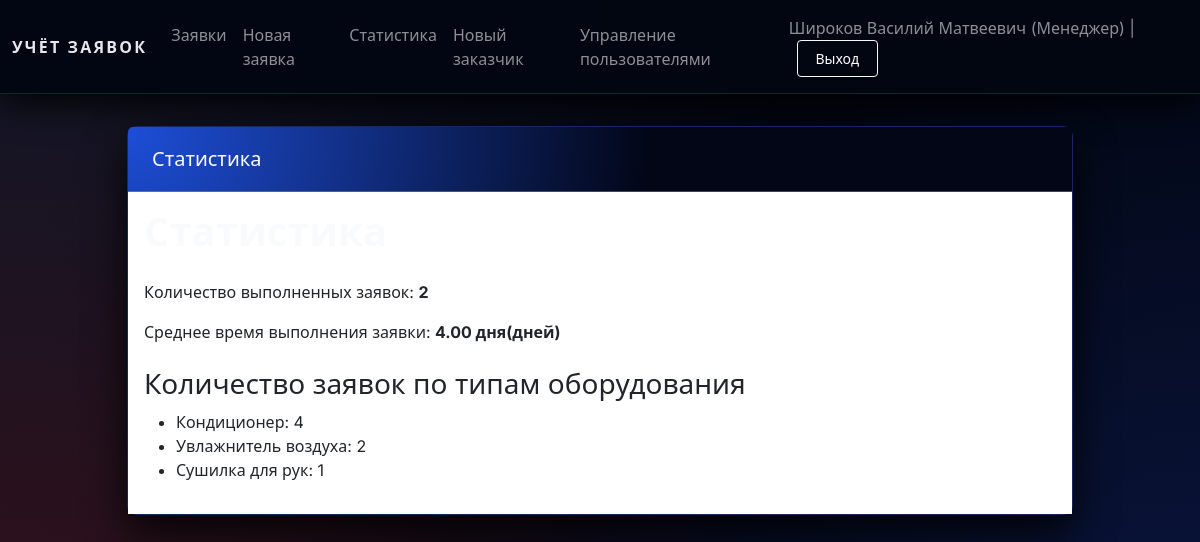
/stats (signed in), run on the app's committed database.
### tables this page shows
CREATE TABLE requests (
            request_id INTEGER PRIMARY KEY AUTOINCREMENT,
            request_number TEXT UNIQUE,
            start_date TEXT NOT NULL,
            climate_tech_type TEXT NOT NULL,
            climate_tech_model TEXT NOT NULL,
            problem_description TEXT NOT NULL,
            request_status TEXT NOT NULL DEFAULT 'Новая заявка' CHECK (
                request_status IN ('Новая заявка', 'В процессе ремонта', 'Ожидание комплектующих',
                                    'Готова к выдаче', 'Завершена', 'Отменена')
            ),
            priority TEXT DEFAULT 'Средний' CHECK (priority IN ('Низкий', 'Средний', 'Высокий', 'Критичный')),
            completion_date TEXT,
            repair_parts TEXT,
            estimated_time INTEGER,

            master_id INTEGER REFERENCES users(user_id) ON DELETE SET NULL,
            client_id INTEGER NOT NULL REFERENCES users(user_id) ON DELETE CASCADE,
            quality_manager_id INTEGER REFERENCES users(user_id) ON DELETE SET NULL,

            deadline_extension TEXT,
            extension_reason TEXT,
            customer_agreement INTEGER DEFAULT 0,

            qr_code_generated INTEGER DEFAULT 0,
            qr_code_token TEXT UNIQUE,
            feedback_received INTEGER DEFAULT 0,

            created_at TEXT DEFAULT (DATETIME('now')),
            updated_at TEXT DEFAULT (DATETIME('now'))
        );

### web_app.py (the view)
    def wrapper(*args, **kwargs):
        if "user" not in session:
            return redirect(url_for("login"))
        return view_func(*args, **kwargs)

### web_app.py (called while the page is built)
def get_connection():
    if not os.path.exists(DB_NAME):
        raise FileNotFoundError(
            f"Файл базы данных '{DB_NAME}' не найден. "
            f"Сначала запустите 'test.py' для создания БД."
        )
    conn = sqlite3.connect(DB_NAME)
    conn.row_factory = sqlite3.Row
    return conn

def login_required(view_func):
    def wrapper(*args, **kwargs):
        if "user" not in session:
            return redirect(url_for("login"))
        return view_func(*args, **kwargs)
    wrapper.__name__ = view_func.__name__
    return wrapper

### templates/stats.html (shortened to what this page needs)
{% extends "base.html" %}
{% block header %}Статистика{% endblock %}
{% block content %}
<h1>Статистика</h1>
<p>Количество выполненных заявок: <strong>{{ finished_count }}</strong></p>
{% if avg_days_str %}
<p>Среднее время выполнения заявки: <strong>{{ avg_days_str }} дня(дней)</strong></p>
{% else %}
<p>Недостаточно данных для расчета среднего времени выполнения заявок.</p>
{% endif %}
<h3 class="mt-4">Количество заявок по типам оборудования</h3>
{% if type_rows %}
<ul>
  {% for r in type_rows %}
  <li>{{ r.climate_tech_type }}: {{ r.cnt }}</li>
  {% endfor %}
</ul>
{% else %}
<p>Заявок пока нет.</p>
{% endif %}
{% endblock %}

### static/styles.css (style rules this page uses)
* { box-sizing: border-box; }
body { min-height: 100vh; font-family: 'Inter', system-ui, -apple-system, BlinkMacSystemFont, 'Segoe UI', sans-serif; color: #e5e7eb; background-color: #020617; background-image: radial-gradient(circle at 0 0, rgba(148, 163, 184, 0.10) 0, transparent 55%), radial-gradient(circle at 100% 100%, rgba(30, 64, 175, 0.30) 0, transparent 55%), radial-gradient(circle at 0 100%, rgba(220, 38, 38, 0.25) 0, transparent 55%), linear-gradient(135deg, #020617 0%, #030712 45%, #020617 100%); background-attachment: fixed; }
h1 { color: #f9fafb; font-weight: 600; margin-bottom: 1.5rem; }

### data on the page
requests: climate_tech_type "Увлажнитель воздуха", cnt "2"
requests: climate_tech_type "Сушилка для рук", cnt "1"

### other printed values
{{ current_user['fio'] }} "Широков Василий Матвеевич"
{{ current_user['user_type'] }} "Менеджер"
{{ finished_count }} "2"
{{ avg_days_str }} "4.00"
{{ r.climate_tech_type }} "Кондиционер"
{{ r.cnt }} "4"
